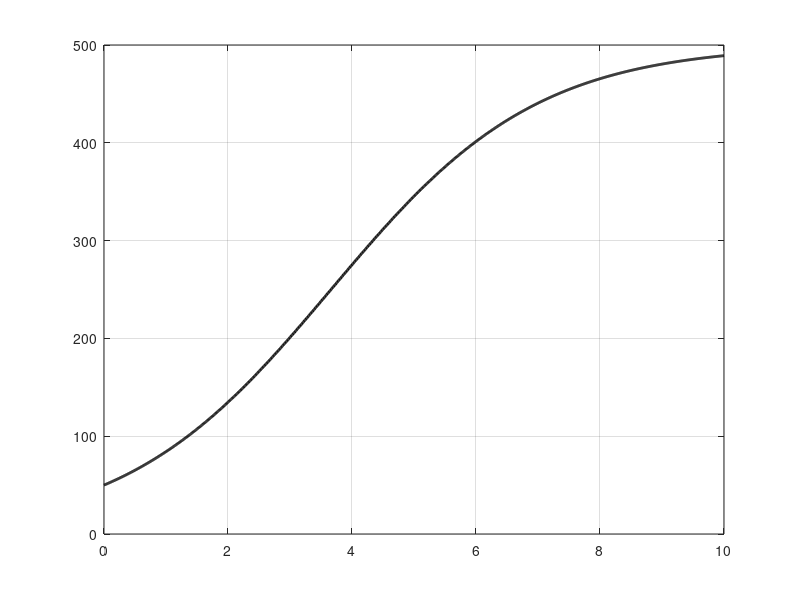

MATLAB code to generate this figure: (Note: this script raises an error after producing the figure.)
function result = problem_ode()
    odeFunction = @(t, y) 0.6 .* y .* (1 - y ./ 500);
    interval = [0, 10];
    initialValue = 50;
    stepSizes = [1, 0.5, 0.25];

    denseTime = linspace(interval(1), interval(2), 1000);
    exactSolution = @(t) 500 ./ (1 + 9 .* exp(-0.6 .* t));

    problemFigure = figure('Name', 'ODE Numerical Solution', 'NumberTitle', 'off');
    plot(denseTime, exactSolution(denseTime), 'k', 'LineWidth', 2, ...
        'DisplayName', 'Exact logistic solution');
    hold on;
    grid on;

    colorMap = lines(numel(stepSizes) * 2);
    resultRows = zeros(numel(stepSizes) * 2, 4);
    rowIndex = 1;

    for index = 1:numel(stepSizes)
        currentStepSize = stepSizes(index);

        [tEuler, yEuler] = euler_method( ...
            odeFunction, interval, initialValue, currentStepSize);
        [tRungeKutta, yRungeKutta] = runge_kutta_4( ...
            odeFunction, interval, initialValue, currentStepSize);

        exactEuler = exactSolution(tEuler);
        exactRungeKutta = exactSolution(tRungeKutta);

        eulerMaxError = max(abs(yEuler - exactEuler));
        rungeKuttaMaxError = max(abs(yRungeKutta - exactRungeKutta));

        plot(tEuler, yEuler, '--', 'Color', colorMap((index - 1) * 2 + 1, :), ...
            'LineWidth', 1.5, 'DisplayName', sprintf('Euler h = %.2f', currentStepSize));
        plot(tRungeKutta, yRungeKutta, ':', 'Color', colorMap((index - 1) * 2 + 2, :), ...
            'LineWidth', 2, 'DisplayName', sprintf('RK4 h = %.2f', currentStepSize));

        resultRows(rowIndex, :) = [1, currentStepSize, yEuler(end), eulerMaxError];
        rowIndex = rowIndex + 1;

        resultRows(rowIndex, :) = [2, currentStepSize, yRungeKutta(end), rungeKuttaMaxError];
        rowIndex = rowIndex + 1;
    end

    xlabel('t');
    ylabel('y(t)');
    title('Euler vs Runge-Kutta 4');
    legend('Location', 'best');
    hold off;

    methodLabels = strings(size(resultRows, 1), 1);
    methodLabels(resultRows(:, 1) == 1) = "Euler";
    methodLabels(resultRows(:, 1) == 2) = "Runge-Kutta 4";

    resultTable = table( ...
        methodLabels, ...
        resultRows(:, 2), ...
        resultRows(:, 3), ...
        resultRows(:, 4), ...
        'VariableNames', {'Method', 'StepSize', 'FinalApproximation', 'MaxAbsoluteError'});

    disp('=== PROBLEM 5: ODE SOLUTION ===');
    disp(resultTable);

    save_figure_file(problemFigure, 'problem_5_ode_solution');
    save_table_file(resultTable, 'problem_5_ode_metrics');

    result = struct( ...
        'problemNumber', 5, ...
        'title', 'ODE Numerical Solution', ...
        'summary', sprintf(['Runge-Kutta 4 is substantially more accurate than Euler ', ...
            'for all evaluated step sizes on the interval [0, 10].']), ...
        'mainTable', resultTable);
end
